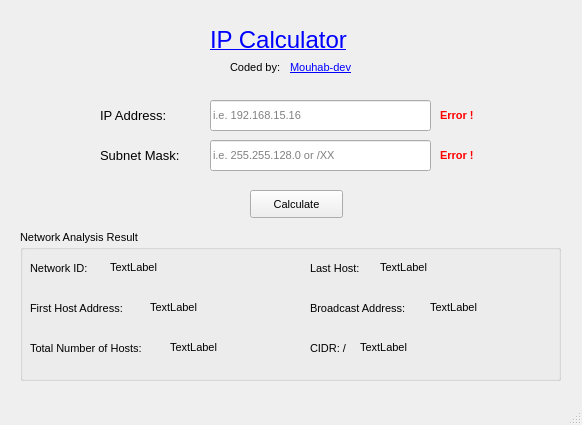
<?xml version="1.0" encoding="UTF-8"?>
<ui version="4.0">
 <class>MainWindow</class>
 <widget class="QMainWindow" name="MainWindow">
  <property name="enabled">
   <bool>true</bool>
  </property>
  <property name="geometry">
   <rect>
    <x>0</x>
    <y>0</y>
    <width>582</width>
    <height>425</height>
   </rect>
  </property>
  <property name="sizePolicy">
   <sizepolicy hsizetype="Fixed" vsizetype="Fixed">
    <horstretch>0</horstretch>
    <verstretch>0</verstretch>
   </sizepolicy>
  </property>
  <property name="minimumSize">
   <size>
    <width>582</width>
    <height>425</height>
   </size>
  </property>
  <property name="maximumSize">
   <size>
    <width>582</width>
    <height>425</height>
   </size>
  </property>
  <property name="font">
   <font>
    <pointsize>8</pointsize>
   </font>
  </property>
  <property name="windowTitle">
   <string>IP Calculator</string>
  </property>
  <property name="windowIcon">
   <iconset resource="resource.qrc">
    <normaloff>:/icon/ip_info.ico</normaloff>:/icon/ip_info.ico</iconset>
  </property>
  <property name="inputMethodHints">
   <set>Qt::ImhNone</set>
  </property>
  <property name="animated">
   <bool>true</bool>
  </property>
  <widget class="QWidget" name="centralwidget">
   <widget class="QPushButton" name="pushButton">
    <property name="geometry">
     <rect>
      <x>250</x>
      <y>190</y>
      <width>93</width>
      <height>28</height>
     </rect>
    </property>
    <property name="text">
     <string>Calculate</string>
    </property>
   </widget>
   <widget class="QLabel" name="label">
    <property name="geometry">
     <rect>
      <x>210</x>
      <y>20</y>
      <width>171</width>
      <height>41</height>
     </rect>
    </property>
    <property name="font">
     <font>
      <pointsize>18</pointsize>
     </font>
    </property>
    <property name="cursor">
     <cursorShape>PointingHandCursor</cursorShape>
    </property>
    <property name="text">
     <string>&lt;html&gt;&lt;head/&gt;&lt;body&gt;&lt;p&gt;&lt;a href=&quot;https://github.com/Mouhab-dev/ip-calculator&quot;&gt;&lt;span style=&quot; text-decoration: underline; color:#0000ff;&quot;&gt;IP Calculator&lt;/span&gt;&lt;/a&gt;&lt;/p&gt;&lt;/body&gt;&lt;/html&gt;</string>
    </property>
    <property name="openExternalLinks">
     <bool>true</bool>
    </property>
   </widget>
   <widget class="QLabel" name="label_2">
    <property name="geometry">
     <rect>
      <x>100</x>
      <y>100</y>
      <width>91</width>
      <height>31</height>
     </rect>
    </property>
    <property name="font">
     <font>
      <pointsize>10</pointsize>
     </font>
    </property>
    <property name="text">
     <string>IP Address:</string>
    </property>
   </widget>
   <widget class="QLabel" name="label_3">
    <property name="geometry">
     <rect>
      <x>100</x>
      <y>140</y>
      <width>101</width>
      <height>31</height>
     </rect>
    </property>
    <property name="font">
     <font>
      <pointsize>10</pointsize>
     </font>
    </property>
    <property name="text">
     <string>Subnet Mask:</string>
    </property>
   </widget>
   <widget class="QGroupBox" name="groupBox">
    <property name="enabled">
     <bool>true</bool>
    </property>
    <property name="geometry">
     <rect>
      <x>20</x>
      <y>230</y>
      <width>541</width>
      <height>151</height>
     </rect>
    </property>
    <property name="title">
     <string>Network Analysis Result</string>
    </property>
    <property name="flat">
     <bool>false</bool>
    </property>
    <property name="checkable">
     <bool>false</bool>
    </property>
    <property name="checked">
     <bool>false</bool>
    </property>
    <widget class="QLabel" name="label_4">
     <property name="geometry">
      <rect>
       <x>10</x>
       <y>30</y>
       <width>71</width>
       <height>16</height>
      </rect>
     </property>
     <property name="text">
      <string>Network ID:</string>
     </property>
    </widget>
    <widget class="QLabel" name="label_5">
     <property name="geometry">
      <rect>
       <x>10</x>
       <y>70</y>
       <width>121</width>
       <height>16</height>
      </rect>
     </property>
     <property name="text">
      <string>First Host Address:</string>
     </property>
    </widget>
    <widget class="QLabel" name="label_6">
     <property name="geometry">
      <rect>
       <x>290</x>
       <y>30</y>
       <width>61</width>
       <height>16</height>
      </rect>
     </property>
     <property name="text">
      <string>Last Host:</string>
     </property>
    </widget>
    <widget class="QLabel" name="label_7">
     <property name="geometry">
      <rect>
       <x>290</x>
       <y>70</y>
       <width>121</width>
       <height>16</height>
      </rect>
     </property>
     <property name="text">
      <string>Broadcast Address:</string>
     </property>
    </widget>
    <widget class="QLabel" name="label_8">
     <property name="geometry">
      <rect>
       <x>10</x>
       <y>110</y>
       <width>151</width>
       <height>16</height>
      </rect>
     </property>
     <property name="text">
      <string>Total Number of Hosts:</string>
     </property>
    </widget>
    <widget class="QLabel" name="label_9">
     <property name="geometry">
      <rect>
       <x>90</x>
       <y>30</y>
       <width>151</width>
       <height>16</height>
      </rect>
     </property>
     <property name="cursor">
      <cursorShape>IBeamCursor</cursorShape>
     </property>
     <property name="text">
      <string>TextLabel</string>
     </property>
     <property name="textInteractionFlags">
      <set>Qt::LinksAccessibleByMouse|Qt::TextSelectableByKeyboard|Qt::TextSelectableByMouse</set>
     </property>
    </widget>
    <widget class="QLabel" name="label_10">
     <property name="geometry">
      <rect>
       <x>130</x>
       <y>70</y>
       <width>151</width>
       <height>16</height>
      </rect>
     </property>
     <property name="cursor">
      <cursorShape>IBeamCursor</cursorShape>
     </property>
     <property name="text">
      <string>TextLabel</string>
     </property>
     <property name="textInteractionFlags">
      <set>Qt::LinksAccessibleByMouse|Qt::TextSelectableByKeyboard|Qt::TextSelectableByMouse</set>
     </property>
    </widget>
    <widget class="QLabel" name="label_11">
     <property name="geometry">
      <rect>
       <x>360</x>
       <y>30</y>
       <width>171</width>
       <height>16</height>
      </rect>
     </property>
     <property name="cursor">
      <cursorShape>IBeamCursor</cursorShape>
     </property>
     <property name="text">
      <string>TextLabel</string>
     </property>
     <property name="textInteractionFlags">
      <set>Qt::LinksAccessibleByMouse|Qt::TextSelectableByKeyboard|Qt::TextSelectableByMouse</set>
     </property>
    </widget>
    <widget class="QLabel" name="label_12">
     <property name="geometry">
      <rect>
       <x>410</x>
       <y>70</y>
       <width>121</width>
       <height>16</height>
      </rect>
     </property>
     <property name="cursor">
      <cursorShape>IBeamCursor</cursorShape>
     </property>
     <property name="text">
      <string>TextLabel</string>
     </property>
     <property name="textInteractionFlags">
      <set>Qt::LinksAccessibleByMouse|Qt::TextSelectableByKeyboard|Qt::TextSelectableByMouse</set>
     </property>
    </widget>
    <widget class="QLabel" name="label_13">
     <property name="geometry">
      <rect>
       <x>150</x>
       <y>110</y>
       <width>121</width>
       <height>16</height>
      </rect>
     </property>
     <property name="cursor">
      <cursorShape>IBeamCursor</cursorShape>
     </property>
     <property name="text">
      <string>TextLabel</string>
     </property>
     <property name="textInteractionFlags">
      <set>Qt::LinksAccessibleByMouse|Qt::TextSelectableByKeyboard|Qt::TextSelectableByMouse</set>
     </property>
    </widget>
    <widget class="QLabel" name="label_15">
     <property name="geometry">
      <rect>
       <x>290</x>
       <y>110</y>
       <width>51</width>
       <height>16</height>
      </rect>
     </property>
     <property name="text">
      <string>CIDR: /</string>
     </property>
    </widget>
    <widget class="QLabel" name="label_16">
     <property name="geometry">
      <rect>
       <x>340</x>
       <y>110</y>
       <width>55</width>
       <height>16</height>
      </rect>
     </property>
     <property name="cursor">
      <cursorShape>IBeamCursor</cursorShape>
     </property>
     <property name="text">
      <string>TextLabel</string>
     </property>
     <property name="textInteractionFlags">
      <set>Qt::LinksAccessibleByMouse|Qt::TextSelectableByKeyboard|Qt::TextSelectableByMouse</set>
     </property>
    </widget>
   </widget>
   <widget class="QLabel" name="label_14">
    <property name="geometry">
     <rect>
      <x>230</x>
      <y>60</y>
      <width>61</width>
      <height>16</height>
     </rect>
    </property>
    <property name="text">
     <string>Coded by:</string>
    </property>
    <property name="textInteractionFlags">
     <set>Qt::LinksAccessibleByMouse|Qt::TextSelectableByKeyboard|Qt::TextSelectableByMouse</set>
    </property>
   </widget>
   <widget class="QLineEdit" name="lineEdit">
    <property name="geometry">
     <rect>
      <x>210</x>
      <y>100</y>
      <width>221</width>
      <height>31</height>
     </rect>
    </property>
    <property name="maxLength">
     <number>15</number>
    </property>
    <property name="placeholderText">
     <string>i.e. 192.168.15.16</string>
    </property>
   </widget>
   <widget class="QLineEdit" name="lineEdit_2">
    <property name="geometry">
     <rect>
      <x>210</x>
      <y>140</y>
      <width>221</width>
      <height>31</height>
     </rect>
    </property>
    <property name="maxLength">
     <number>15</number>
    </property>
    <property name="placeholderText">
     <string>i.e. 255.255.128.0 or /XX</string>
    </property>
   </widget>
   <widget class="QLabel" name="label_17">
    <property name="geometry">
     <rect>
      <x>440</x>
      <y>105</y>
      <width>131</width>
      <height>21</height>
     </rect>
    </property>
    <property name="font">
     <font>
      <pointsize>8</pointsize>
      <weight>75</weight>
      <bold>true</bold>
     </font>
    </property>
    <property name="styleSheet">
     <string notr="true">color: rgb(255, 0, 0);</string>
    </property>
    <property name="text">
     <string>Error !</string>
    </property>
   </widget>
   <widget class="QLabel" name="label_18">
    <property name="geometry">
     <rect>
      <x>440</x>
      <y>145</y>
      <width>131</width>
      <height>21</height>
     </rect>
    </property>
    <property name="font">
     <font>
      <pointsize>8</pointsize>
      <weight>75</weight>
      <italic>false</italic>
      <bold>true</bold>
      <underline>false</underline>
     </font>
    </property>
    <property name="styleSheet">
     <string notr="true">color: rgb(255, 0, 0);</string>
    </property>
    <property name="text">
     <string>Error !</string>
    </property>
   </widget>
   <widget class="QLabel" name="label_19">
    <property name="geometry">
     <rect>
      <x>290</x>
      <y>60</y>
      <width>71</width>
      <height>16</height>
     </rect>
    </property>
    <property name="cursor">
     <cursorShape>PointingHandCursor</cursorShape>
    </property>
    <property name="text">
     <string>&lt;html&gt;&lt;head/&gt;&lt;body&gt;&lt;p&gt;&lt;a href=&quot;https://github.com/Mouhab-dev&quot;&gt;&lt;span style=&quot; text-decoration: underline; color:#0000ff;&quot;&gt;Mouhab-dev&lt;/span&gt;&lt;/a&gt;&lt;/p&gt;&lt;/body&gt;&lt;/html&gt;</string>
    </property>
    <property name="openExternalLinks">
     <bool>true</bool>
    </property>
    <property name="textInteractionFlags">
     <set>Qt::LinksAccessibleByMouse</set>
    </property>
   </widget>
  </widget>
  <widget class="QMenuBar" name="menubar">
   <property name="geometry">
    <rect>
     <x>0</x>
     <y>0</y>
     <width>582</width>
     <height>22</height>
    </rect>
   </property>
  </widget>
  <widget class="QStatusBar" name="statusbar"/>
 </widget>
 <resources>
  <include location="resource.qrc"/>
 </resources>
 <connections/>
</ui>
